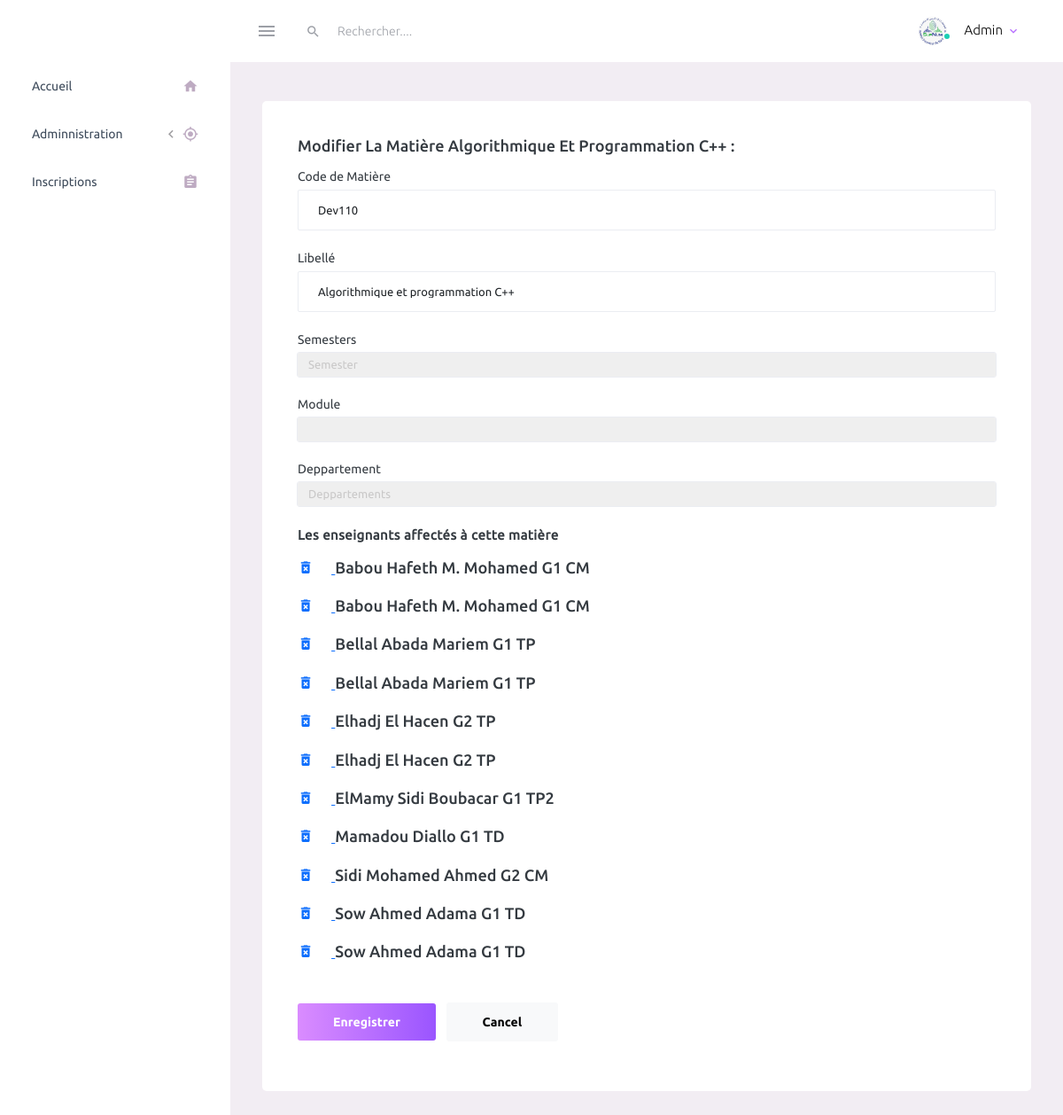
/admin/modifier_matiere.php?id_matiere=13 (signed in), run on the app's committed database.
### tables this page shows
CREATE TABLE `matiere` (
`id_matiere` int(10) PRIMARY KEY AUTO_INCREMENT ,
`code` varchar(20)  UNIQUE,
`libelle` varchar(50) DEFAULT NULL,
`specialite` varchar(20) DEFAULT NULL,
`id_module` int(10)  ,
`id_semestre` int(10) ,
FOREIGN KEY (id_module) REFERENCES module(id_module),
FOREIGN KEY (id_semestre) REFERENCES semestre(id_semestre)
);

### admin/modifier_matiere.php (the view, shortened to what this page needs)
<?php
include_once "../connexion.php";
$id_matiere = $_GET['id_matiere'];
$query = "SELECT * FROM `matiere` WHERE id_matiere = $id_matiere  ";
$result = mysqli_query($conn, $query);
$student = mysqli_fetch_assoc($result);
?>
<body>
    <?php
    include "nav_bar.php";
    ?>
    <?php
    $id_matiere = $_GET['id_matiere'];
    $matiere = "SELECT * FROM matiere WHERE id_matiere = $id_matiere";
    $matiere_qry = mysqli_query($conn, $matiere);
    while ($row_matiere = mysqli_fetch_assoc($matiere_qry)) :
    ?>
        <div class="main-panel">
            <div class="content-wrapper">
                <div class="row">
                    <div class="col-12 grid-margin stretch-card">
                        <div class="card">
                            <div class="card-body">
                                <h4 class="card-title">Modifier la matière <?= $row_matiere['libelle'] ?> : </h4>
                            <?php endwhile; ?>
                            <form action="" method="POST" class="forms-sample">
                                <div class="form-group">
                                    <label for="exampleInputName1">Code de Matière</label>
                                    <input type="text" class="form-control" id="exampleInputName1" placeholder="Code de Matière" name="codematieres" value="<?= $student["code"]; ?>">
                                </div>
                                <div class="form-group">
                                    <label for="exampleInputName1">Libellé</label>
                                    <input type="text" class="form-control" id="exampleInputName1" placeholder="Libellé" name="nommatieres" value="<?php echo $student['libelle']; ?>">
                                </div>
                                <div class="form-group">
                                    <label>Semesters</label>
                                    <div class="col-md-12">
                                        <select class="form-control" id="academic" name="semester">
                                            <option selected disabled> Semester</option>
                                        </select>
                                    </div>
                                </div>
                                <div class="container-buld">
                                    <div class="form-group">
                                        <label>Module</label>
                                        <div class="col-md-12">
                                            <select name="module" id="mod" class="form-control">
                                            </select>
                                        </div>
                                    </div>
                                    <div class="form-group">
                                        <label>Deppartement</label>
                                        <div class="col-md-12">
                                            <select id="deppartement" name="departement" class="form-control">
                                                <option selected disabled>Deppartements</option>
                                            </select>
                                        </div>
                                    </div>
                                    <div class="form-group">
                                        <div class="col-md-offset-1 col-md-12">
                                            <div class="col-md-12">
                                                <strong style="letter-spacing: 0.5px; font-size:15px;">Les enseignants affectés à cette matière </strong><br><br>
                                                <h4>
                                                    <?php
                                                    $req1 = "SELECT * FROM groupe NATURAL JOIN enseigner NATURAL JOIN enseignant NATURAL JOIN type_matiere WHERE id_matiere = $id_matiere ORDER BY nom, prenom ASC";
                                                    $req = mysqli_query($conn, $req1);
                                                    if (mysqli_num_rows($req) == 0) {
                                                        echo "Il n'y a pas encore des enseignant affecter !";
                                                    } else {
                                                        while ($row = mysqli_fetch_assoc($req)) {
                                                    ?>
                                                            <?php
                                                            $id_matiere = $_GET['id_matiere'];
                                                            $matiere = "SELECT * FROM matiere WHERE id_matiere = $id_matiere";
                                                            $matiere_qry = mysqli_query($conn, $matiere);
                                                            while ($row_matiere = mysqli_fetch_assoc($matiere_qry)) :
                                                            ?>
                                                                <div>
                                                                    <a href="supprimer_affectation.php?id_ens=<?= $row['id_ens'] ?>&id_matiere=<?= $row['id_matiere'] ?>" onclick="return confirm(`voulez-vous vraiment supprimé cet enseignant ?`)">
                                                                        <i id="i" class="mdi mdi-delete-forever"></i>
                                                                    </a>
                                                                        <?=$row['nom']." ".$row['prenom']." ".$row['libelle']." ".$row['libelle_type']?>
                                                                    <br><br>
                                                                </div>
                                                            <?php endwhile; ?>
                                                    <?php
                                                        }
                                                    }
                                                    ?>
                                                </h4>
                                            </div>
                                        </div>
                                    </div>
                                    <button type="submit" name="submit" class="btn btn-gradient-primary me-2">Enregistrer</button>
                                    <a href="matiere.php" class="btn btn-light">Cancel</a>
                            </form>
                            </div>
                        </div>
                    </div>
                </div>
            </div>
        </div>
        </div>

### admin/modifier_matiere.php (style rules this page uses)
#i { margin-right: 20px; }

### data on the page
matiere: libelle "Algorithmique Et Programmation C++", codematieres "Dev110", nommatieres "Algorithmique et programmation C++", nom "Babou", prenom "Hafeth M. Mohamed", libelle "G1", libelle_type "CM", nom "Bellal Abada", prenom "Mariem", libelle_type "TP", nom "Elhadj", prenom "El Hacen", libelle "G2", nom "ElMamy", prenom "Sidi Boubacar", libelle_type "TP2", nom "Mamadou", prenom "Diallo", libelle_type "TD", nom "Sidi Mohamed", prenom "Ahmed", nom "Sow", prenom "Ahmed Adama"
